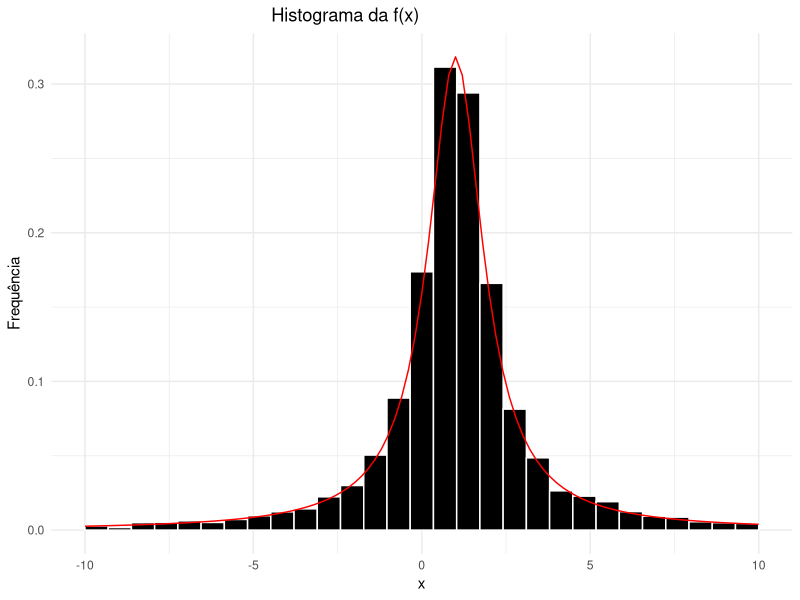
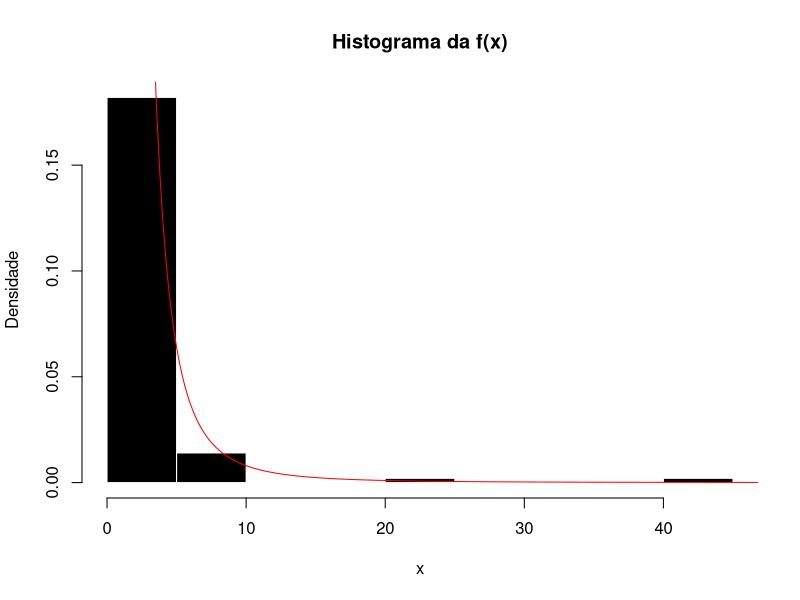
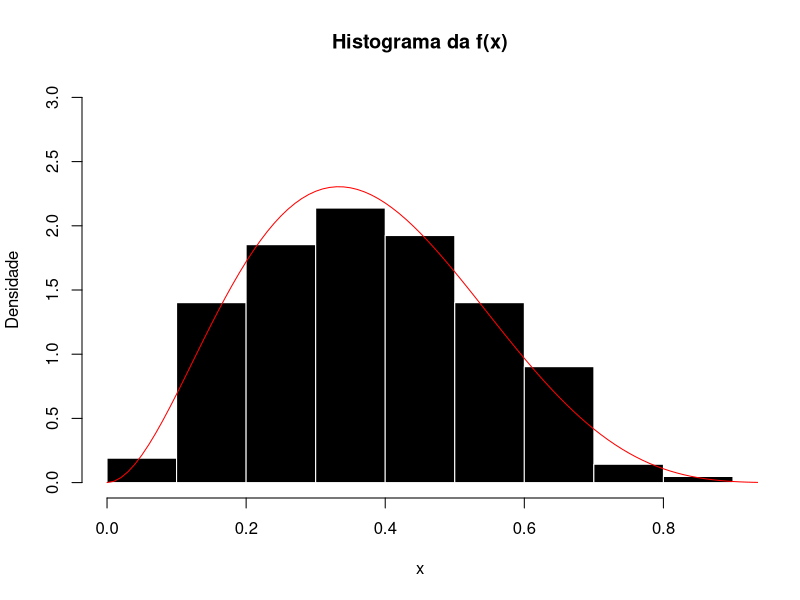
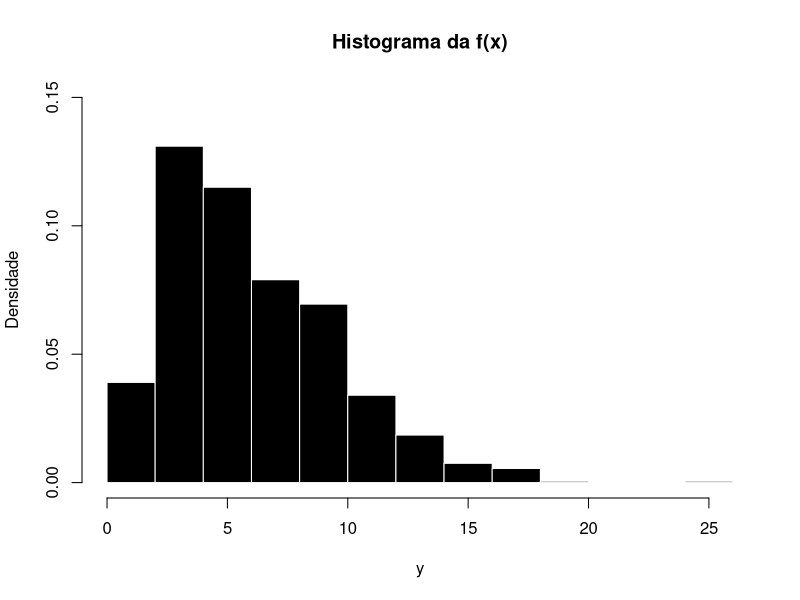
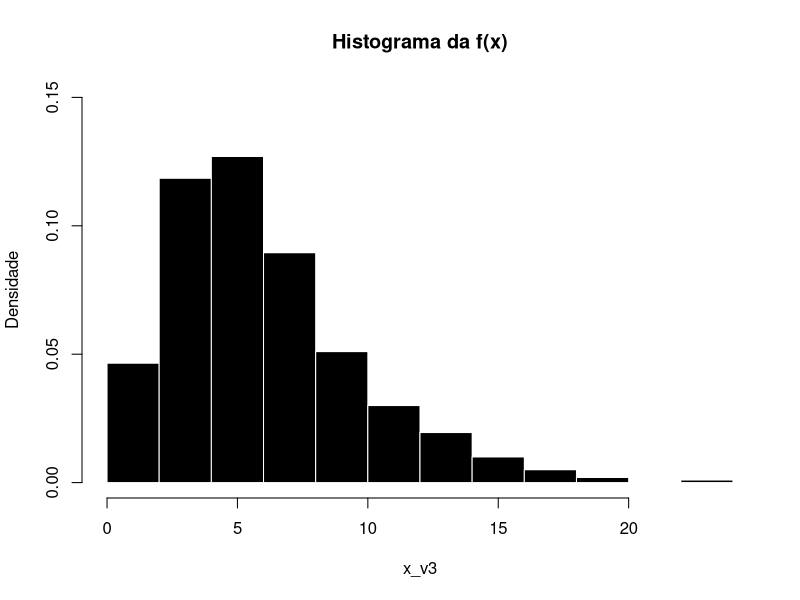

Here is the R script that generated these plots, in order:
## ---- chunk 1
n <- 10000
u <- runif(n)
x <- tan(pi*u-pi/2)+1
## ---- chunk 2
library(ggplot2)
ggplot()+
  geom_histogram(aes(x, y=stat(density)), fill = "black", color = "white")+
  labs(x="x", y='Frequência')+
  ggtitle("                                            Histograma da f(x)")+
  stat_function(fun = function(x) (1/pi*(1/(1+(x-1)^2))), color = "red")+
  xlim(-10,10)+
  theme_minimal()
## ---- chunk 3
n <- 100
a <- 2
b <- 2
u <- runif(n)
x <- b/((1-u)^(1/a))
## ---- chunk 4
seq <- seq(0, 100, 0.1)
hist(x, col = "black", border = "white", probability = TRUE,
     main = "Histograma da f(x)", ylab = "Densidade")
lines(seq, 8/seq^3, col = "red")
## ---- chunk 5
alpha <- 3
beta <- 5
f = function(x) {
  dbeta(x, alpha, beta)
}
optimize(f, interval = c(0,1), maximum = TRUE)$objective #M = 2.3045
## ---- chunk 6
N <- 1000
alpha <- 3
beta <- 5
M <- 2.3

u <- runif(N, min = 0, max=M) #geramos a uniforme U[0,M]
y <- runif(N) #candidata
x <- y[u<dbeta(y, alpha, beta)]
## ---- chunk 7
w <- seq(0,1,0.01)
hist(x,probability = TRUE, ylim = c(0,3), col = "black", border = "white", 
     main = "Histograma da f(x)", ylab = "Densidade")
lines(w,dbeta(w,alpha,beta),col = c("red"))
## ---- chunk 8
n <- 1000
v <- 6 #numero de normais padrao

x_v <- matrix(rnorm(n*v),n,v)^2

## Método 1: Soma por linhas da matriz anterior
y <- rowSums(x_v) #esse somatório das linhas gera os valores da qui-quadrado com 6 g.l
mean(y) #tem que ser próximo de 6, pois a media da qui-quadrado é igual a "v"
var(y) #tem que ser próximo de 12, pois a variancia da qui-quadrado é igual a "2*v"
## ---- chunk 9
y <- apply(x_v, MARGIN=1, FUN = sum)
mean(y) #deverá ser próximo de v=6
var(y) #deverá ser próximo de 2*v = 12
## ---- chunk 10
hist(y,probability = TRUE, ylim = c(0,0.15), col = "black", border = "white", 
     main = "Histograma da f(x)", ylab = "Densidade")
## ---- chunk 11
n <- 1000
v <- 6 #numero de normais padrao

x_v <- matrix(runif(n*v),n,v)

x_v2 <- vector()
for (i in 1:nrow(x_v)) {
  y <- x_v[i,1]*x_v[i,2]*x_v[i,3]
  x_v2 <- append(x_v2, y)
}

x_v3 <- -2*log(x_v2)
mean(x_v3)
var(x_v3)
## ---- chunk 12
hist(x_v3,probability = TRUE, ylim = c(0,0.15),col = "black", border = "white", 
     main = "Histograma da f(x)", ylab = "Densidade")
